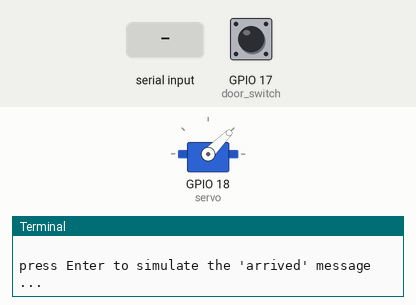
Recording of a program running on a simulated Raspberry Pi (BCM pin numbers). On the bench: servo, the last lines printed to the terminal. The inputs (shaded band) are chosen by the test bench; at power-on: GPIO 17 (door_switch) HIGH. Servo angles are drawn from the pulse width (0.5 ms = 0°, 2.5 ms = 180°).

Above: at 1.2 s.
1.3 s: "1" typed at the terminal, then Enter
At 2.6 s:
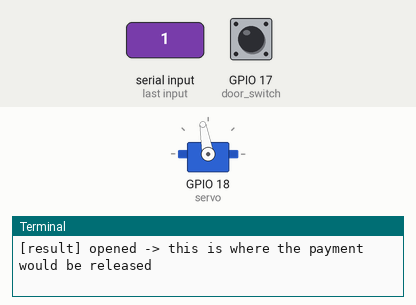
4.3 s: "0" typed at the terminal, then Enter
At 6.3 s:
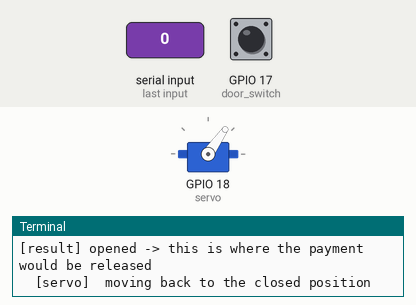
7.3 s: "2" typed at the terminal, then Enter
At 8.4 s:
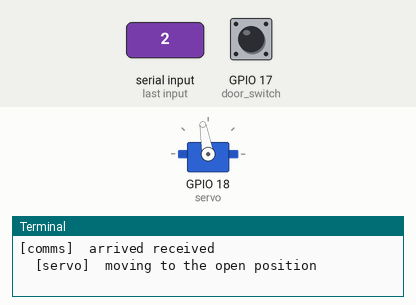
Timing chart, 0 to 10.5 s (numbered marks = the images above; inputs shaded):
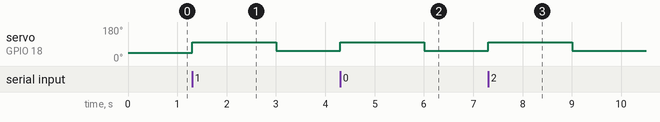

The program:

letterbox_bench_test.py
```python
from gpiozero import AngularServo, Button
from time import sleep, monotonic

# hardware
servo = AngularServo(18, min_angle=0, max_angle=180)
door_switch = Button(17, pull_up=True, bounce_time=0.05)

# bench-test geometry (no real door yet)
CLOSED_ANGLE = 20
OPEN_ANGLE = 110
WAIT_TIMEOUT = 8.0


def door_is_open():
    # NC contact: the closed door holds the lever down -> pin pulled low -> is_pressed True
    # door pushed open, lever released -> pin high -> is_pressed False
    return not door_switch.is_pressed


def open_door():
    print("  [servo]  moving to the open position")
    servo.angle = OPEN_ANGLE
    sleep(1.2)


def wait_for_confirmation():
    print("  [switch] waiting for the physical confirmation ...")
    t0 = monotonic()
    while monotonic() - t0 < WAIT_TIMEOUT:
        if door_is_open():
            return True
        sleep(0.05)
    return False


def close_door():
    print("  [servo]  moving back to the closed position")
    servo.angle = CLOSED_ANGLE
    sleep(1.0)


print("letterbox node - bench test")
print("hold the switch lever down with one finger = door is closed")
print("")

while True:
    input("press Enter to simulate the 'arrived' message ...")
    print("[comms]  arrived received")
    open_door()
    ok = wait_for_confirmation()
    if ok:
        print("[result] opened -> this is where the payment would be released")
    else:
        print("[result] no confirmation within the timeout -> no payment")
    sleep(0.5)
    close_door()
    print("")
```

Measured:
- after the input at 1.3 s, servo on GPIO 18 (servo): 45° → 100° at once, → 55° 1.7 s later
- after the input at 4.3 s, servo on GPIO 18 (servo): 55° → 100° at once, → 55° 1.7 s later
- after the input at 7.3 s, servo on GPIO 18 (servo): 55° → 100° at once, → 55° 1.7 s later
